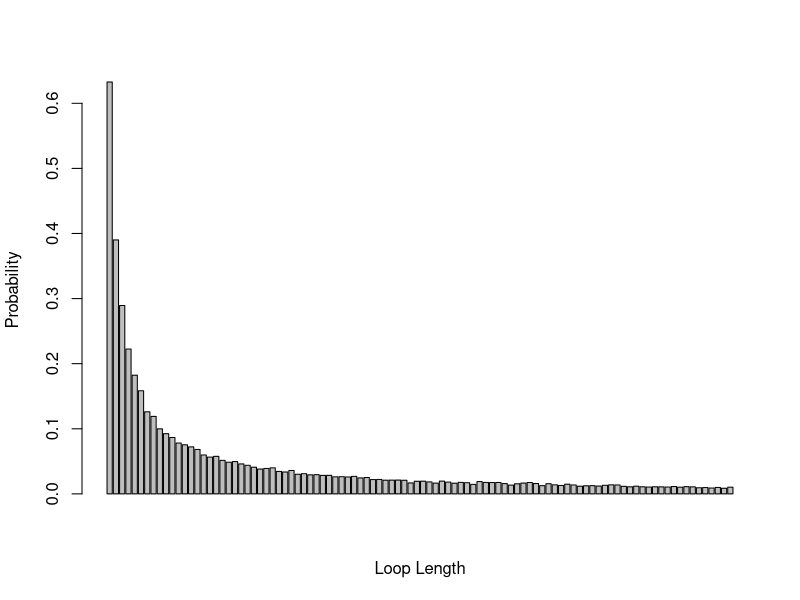

This figure's R source:



"
In order to find the reason why such a high probability under join success probabilities happen,
we try to find the loops( when u[u[· · · u[u[k]] · · · ]] = k) when randomly shuffling cards.

'dloop' function is to estimate the probability of each loop length from 1 to 2n 
occurring at least once in a random shuffling of cards to boxes.

The function takes 'n' (the half number of card) and 'nrep' (the number of replicate simulations, default value is 10000) as input.
Then output the 2n-vector of probabilities.

Detailed Step:
To compute the probability for each loop length, we need to count the existence of loops in one shuffling.
Open the boxes (2n times) similar to strategy 1 for each prisoner k (2n prisoners in total). 
Count 1 for that loop when the prisoner finds his card. 
(Notice: only count 1 even if two prisoners find their numbers through the same loop length under one random shuffling.)
Then, simulating the shulffing card for 'nreps' times.
Finally, calculate the probability for 2n loops.(count numbers of each loop/nreps)
"



dloop <- function(n, nreps = 10000){
  d_prob <- rep(0, 2*n)                     # 'd_prob' is a 2n-vector with value 0. 
                                            # It is to count the occurrence of each loop.
  
  for (m in 1:nreps){                       # loop through 'nreps' times of shuffling
    u <- sample(1:(2*n))                    # randomly choose 2n cards in [1, 2n] without repeating.
    k <- sample(1:(2*n))                    # randomly choose 2n prisoners in [1, 2n] without repeating.
    success <- rep(0, 2*n)                  # 'success' is a 2n-vector with value 0 for counting the occurrence of each loop in one random shuffling.
        
    for (i in 1:(2*n)){                     # loop through 2n prisoner in one shuffling 
      card = u[k[i]]                        # choose the card in the box of the ith prisoner number k[i].
      
      for(length_loop in 1:(2*n)){          # loop through each 'loop' (u[u[·u[u[k]]·]] = k)
        
        if (card == k[i]){                  # Run if the 'loop' occurrs: the prisoner number is found.
          success[length_loop] = 1          # count 1 for the occurrence of that 'loop' at least once in one random shuffling.
          break                             # end 'length_loop' loop 
        }
        card = u[card]                      # open the next box
      }                              
    }                            
    d_prob <- d_prob + success              # accumulate the existence of 'loop' in all shufflings.
  }                                  
  d_prob/nreps                              # calculate the probabilities of 'loop' 
}                                           # it is also the return value of the function.


# example code for 'dloop' function when n = 50 and nreps = 10000 (default).

dloop_probability <- dloop(50)


# We find the probability that there is no loop longer than 50 ([51:100]) in a random reshuffling of cards to boxes.

1-sum(dloop_probability[51:100])

# one possible result: 0.3111. 
# It is similar to the result of joint success probabilities of strategy 1.
# It makes sense. When all prisoners all go free under strategy 1, it means no prisoner opens more than n boxes (here n = 50).
# It is the same question as the probability that there is no loop > 50.


# Let us to see the graph in bar chart.

barplot(dloop_probability, xlab="Loop Length",ylab="Probability")

# The trend of the probabilities seems like the function of 1/x. The probabilities decrease with the growth of loop length.



